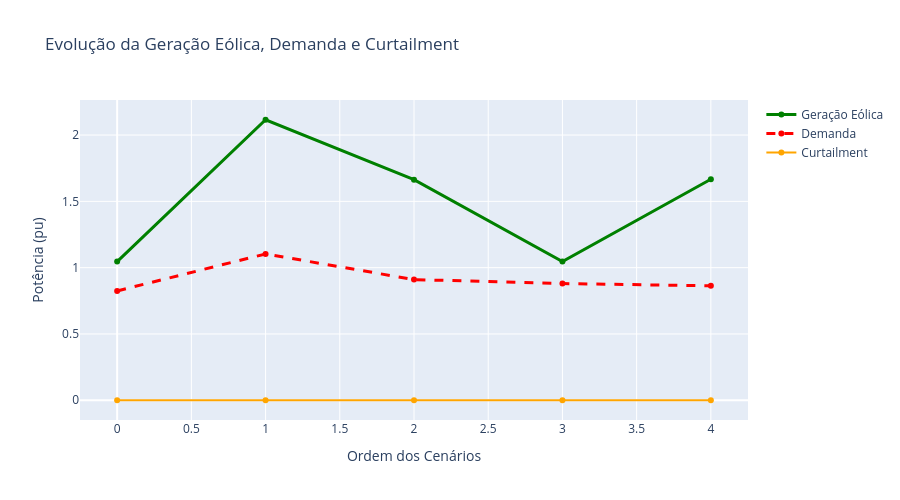
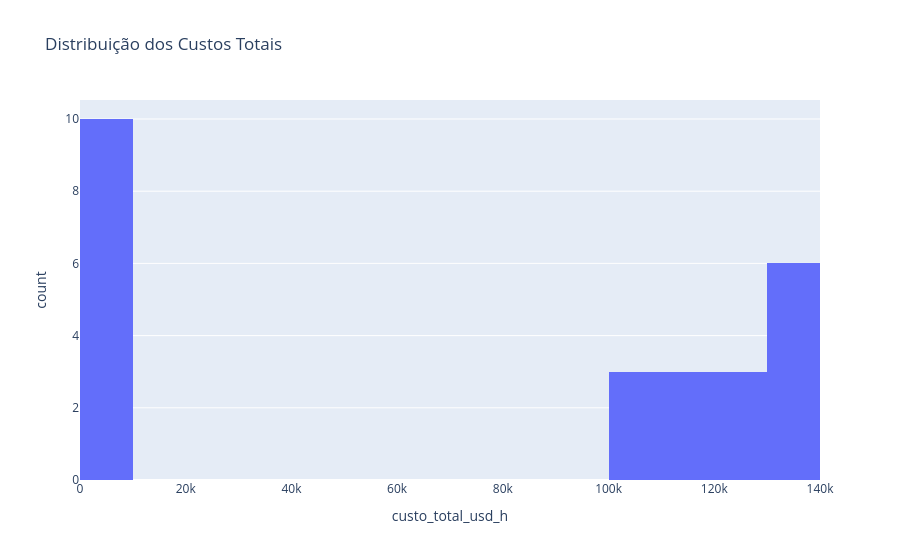
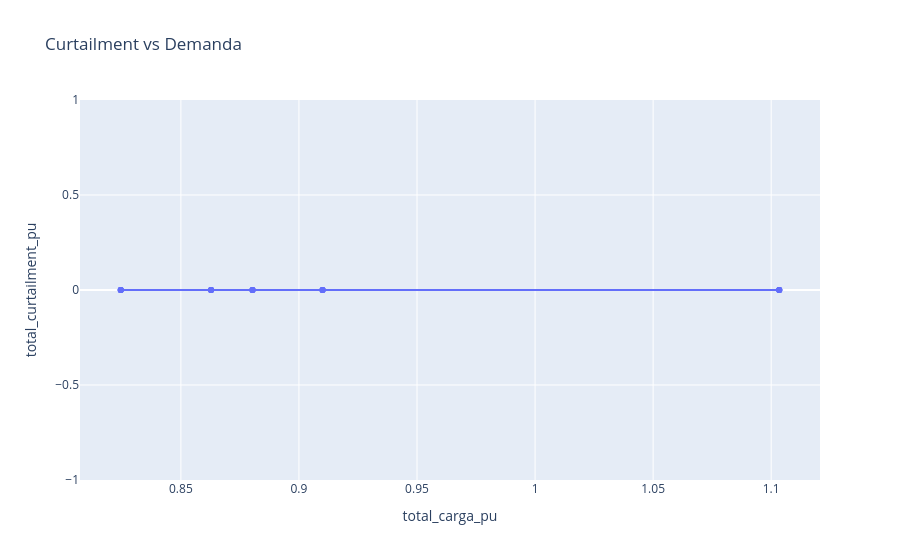
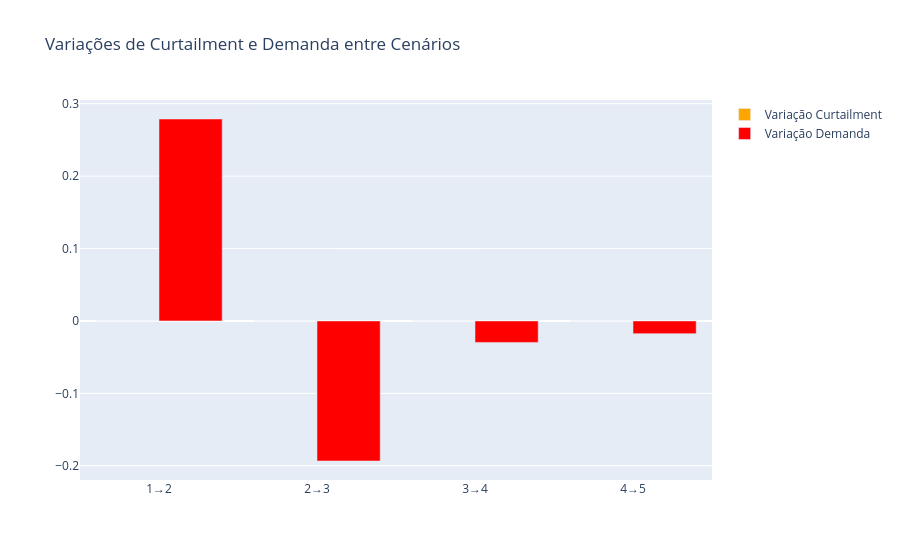

The code cell stored with these charts, in order, in its notebook:
### Code cell
# =============================================================================
# 5. EXECUTAR TODAS AS ANÁLISES
# =============================================================================

print("\n" + "="*60)
print("📊 GERANDO ANÁLISES E GRÁFICOS")
print("="*60)

# Gráfico 1: Evolução temporal
stats_evolucao = plotar_evolucao_geracao_curtailment(dados)

# Gráfico 2: Distribuição de custos
plotar_distribuicao_custos(dados)

# Gráfico 3: Relação curtailment vs demanda
plotar_curtailment_vs_demanda(dados)

# Análise 4: Rampas entre cenários
df_rampas = analisar_rampas_simples(dados)

### Figure 1 — Plotly figure (JSON) as saved in the notebook; plotly's stock layout.template omitted (floating-point values rounded to 4 significant figures)
{"data": [{"line": {"color": "green", "width": 3}, "name": "Geração Eólica", "type": "scatter", "x": [0, 1, 2, 3, 4], "y": [1.046, 2.116, 1.664, 1.047, 1.667]}, {"line": {"color": "red", "dash": "dash", "width": 3}, "name": "Demanda", "type": "scatter", "x": [0, 1, 2, 3, 4], "y": [0.8245, 1.103, 0.91, 0.8803, 0.8628]}, {"line": {"color": "orange", "width": 2}, "name": "Curtailment", "type": "scatter", "x": [0, 1, 2, 3, 4], "y": [0.0, 0.0, 0.0, 0.0, 0.0]}], "layout": {"height": 500, "title": {"text": "Evolução da Geração Eólica, Demanda e Curtailment"}, "xaxis": {"title": {"text": "Ordem dos Cenários"}}, "yaxis": {"title": {"text": "Potência (pu)"}}}}

### Figure 2 — Plotly figure (JSON) as saved in the notebook; plotly's stock layout.template omitted (floating-point values rounded to 4 significant figures)
{"data": [{"bingroup": "x", "hovertemplate": "custo_total_usd_h=%{x}<br>count=%{y}<extra></extra>", "legendgroup": "", "marker": {"color": "#636efa", "pattern": {"shape": ""}}, "name": "", "nbinsx": 20, "orientation": "v", "showlegend": false, "type": "histogram", "x": [678.1, 1030.0, 123100.0, 123100.0, 123100.0, 807.3, 1196.0, 136200.0, 136200.0, 136200.0, 677.1, 1007.0, 115500.0, 115500.0, 115500.0, 733.8, 1117.0, 134300.0, 134300.0, 134300.0, 629.4, 931.9, 106000.0, 106000.0, 106000.0], "xaxis": "x", "yaxis": "y"}], "layout": {"barmode": "relative", "legend": {"tracegroupgap": 0}, "title": {"text": "Distribuição dos Custos Totais"}, "xaxis": {"anchor": "y", "domain": [0, 1], "title": {"text": "custo_total_usd_h"}}, "yaxis": {"anchor": "x", "domain": [0, 1], "title": {"text": "count"}}}}

### Figure 3 — Plotly figure (JSON) as saved in the notebook; plotly's stock layout.template omitted (floating-point values rounded to 4 significant figures)
{"data": [{"hovertemplate": "total_carga_pu=%{x}<br>total_curtailment_pu=%{y}<extra></extra>", "legendgroup": "", "marker": {"color": "#636efa", "symbol": "circle"}, "mode": "markers", "name": "", "orientation": "v", "showlegend": false, "type": "scatter", "x": [0.8245, 0.8245, 0.8245, 0.8245, 0.8245, 1.103, 1.103, 1.103, 1.103, 1.103, 0.91, 0.91, 0.91, 0.91, 0.91, 0.8803, 0.8803, 0.8803, 0.8803, 0.8803, 0.8628, 0.8628, 0.8628, 0.8628, 0.8628], "xaxis": "x", "y": [0.0, 0.0, 0.0, 0.0, 0.0, 0.0, 0.0, 0.0, 0.0, 0.0, 0.0, 0.0, 0.0, 0.0, 0.0, 0.0, 0.0, 0.0, 0.0, 0.0, 0.0, 0.0, 0.0, 0.0, 0.0], "yaxis": "y"}, {"hovertemplate": "<b>LOWESS trendline</b><br><br>total_carga_pu=%{x}<br>total_curtailment_pu=%{y} <b>(trend)</b><extra></extra>", "legendgroup": "", "marker": {"color": "#636efa", "symbol": "circle"}, "mode": "lines", "name": "", "showlegend": false, "type": "scatter", "x": [0.8245, 0.8245, 0.8245, 0.8245, 0.8245, 0.8628, 0.8628, 0.8628, 0.8628, 0.8628, 0.8803, 0.8803, 0.8803, 0.8803, 0.8803, 0.91, 0.91, 0.91, 0.91, 0.91, 1.103, 1.103, 1.103, 1.103, 1.103], "xaxis": "x", "y": [0.0, 0.0, 0.0, 0.0, 0.0, 0.0, 0.0, 0.0, 0.0, 0.0, 0.0, 0.0, 0.0, 0.0, 0.0, 0.0, 0.0, 0.0, 0.0, 0.0, 0.0, 0.0, 0.0, 0.0, 0.0], "yaxis": "y"}], "layout": {"legend": {"tracegroupgap": 0}, "title": {"text": "Curtailment vs Demanda"}, "xaxis": {"anchor": "y", "domain": [0, 1], "title": {"text": "total_carga_pu"}}, "yaxis": {"anchor": "x", "domain": [0, 1], "title": {"text": "total_curtailment_pu"}}}}

### Figure 4 — Plotly figure (JSON) as saved in the notebook; plotly's stock layout.template omitted (floating-point values rounded to 4 significant figures)
{"data": [{"marker": {"color": "orange"}, "name": "Variação Curtailment", "type": "bar", "x": ["1→2", "2→3", "3→4", "4→5"], "y": [0.0, 0.0, 0.0, 0.0]}, {"marker": {"color": "red"}, "name": "Variação Demanda", "type": "bar", "x": ["1→2", "2→3", "3→4", "4→5"], "y": [0.2789, -0.1934, -0.02966, -0.01754]}], "layout": {"barmode": "group", "title": {"text": "Variações de Curtailment e Demanda entre Cenários"}}}
